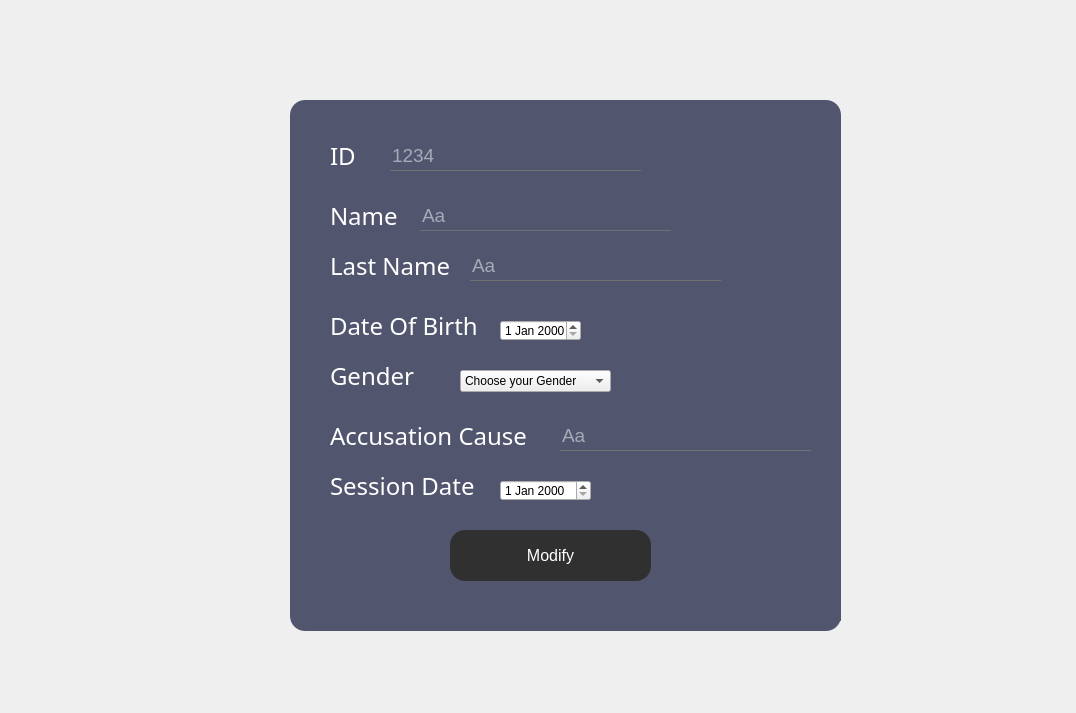
<?xml version="1.0" encoding="UTF-8"?>
<ui version="4.0">
 <class>Modify</class>
 <widget class="QDialog" name="Modify">
  <property name="geometry">
   <rect>
    <x>0</x>
    <y>0</y>
    <width>1076</width>
    <height>713</height>
   </rect>
  </property>
  <property name="windowTitle">
   <string>Dialog</string>
  </property>
  <property name="styleSheet">
   <string notr="true">*{
    background:url(C:/Users/MAHOX/OneDrive/Desktop/Images_projet/HMR.jpg) ;
}</string>
  </property>
  <widget class="QFrame" name="Modify_Accused">
   <property name="geometry">
    <rect>
     <x>290</x>
     <y>100</y>
     <width>551</width>
     <height>531</height>
    </rect>
   </property>
   <property name="styleSheet">
    <string notr="true">QFrame
{
	background:#51556e;
    border-radius:15px;
}</string>
   </property>
   <property name="frameShape">
    <enum>QFrame::StyledPanel</enum>
   </property>
   <property name="frameShadow">
    <enum>QFrame::Raised</enum>
   </property>
   <widget class="QLabel" name="label_8">
    <property name="geometry">
     <rect>
      <x>490</x>
      <y>350</y>
      <width>231</width>
      <height>171</height>
     </rect>
    </property>
    <property name="text">
     <string/>
    </property>
    <property name="pixmap">
     <pixmap>D:/QTprojet/smart court.png</pixmap>
    </property>
    <property name="scaledContents">
     <bool>true</bool>
    </property>
   </widget>
   <widget class="QLabel" name="Mid">
    <property name="geometry">
     <rect>
      <x>40</x>
      <y>30</y>
      <width>111</width>
      <height>51</height>
     </rect>
    </property>
    <property name="styleSheet">
     <string notr="true">*{
    font-family:century gothic;
    font-size:24px;
	color:white;
}

</string>
    </property>
    <property name="text">
     <string>ID</string>
    </property>
   </widget>
   <widget class="QLineEdit" name="Lmid">
    <property name="geometry">
     <rect>
      <x>100</x>
      <y>40</y>
      <width>251</width>
      <height>31</height>
     </rect>
    </property>
    <property name="font">
     <font>
      <pointsize>14</pointsize>
     </font>
    </property>
    <property name="acceptDrops">
     <bool>true</bool>
    </property>
    <property name="styleSheet">
     <string notr="true">*{
background:transparent;
border:none;
color:white;
border-bottom:1px solid #717072;
}</string>
    </property>
    <property name="inputMask">
     <string/>
    </property>
    <property name="text">
     <string/>
    </property>
    <property name="maxLength">
     <number>32767</number>
    </property>
    <property name="echoMode">
     <enum>QLineEdit::Normal</enum>
    </property>
    <property name="placeholderText">
     <string>1234</string>
    </property>
   </widget>
   <widget class="QLabel" name="Mname">
    <property name="geometry">
     <rect>
      <x>40</x>
      <y>90</y>
      <width>111</width>
      <height>51</height>
     </rect>
    </property>
    <property name="styleSheet">
     <string notr="true">*{
    font-family:century gothic;
    font-size:24px;
	color:white;
}

</string>
    </property>
    <property name="text">
     <string>Name</string>
    </property>
   </widget>
   <widget class="QLineEdit" name="Lmname">
    <property name="geometry">
     <rect>
      <x>130</x>
      <y>100</y>
      <width>251</width>
      <height>31</height>
     </rect>
    </property>
    <property name="font">
     <font>
      <pointsize>14</pointsize>
     </font>
    </property>
    <property name="acceptDrops">
     <bool>true</bool>
    </property>
    <property name="styleSheet">
     <string notr="true">*{
background:transparent;
border:none;
color:white;
border-bottom:1px solid #717072;
}</string>
    </property>
    <property name="inputMask">
     <string/>
    </property>
    <property name="text">
     <string/>
    </property>
    <property name="maxLength">
     <number>32767</number>
    </property>
    <property name="echoMode">
     <enum>QLineEdit::Normal</enum>
    </property>
    <property name="placeholderText">
     <string>Aa</string>
    </property>
   </widget>
   <widget class="QLabel" name="Mlastname">
    <property name="geometry">
     <rect>
      <x>40</x>
      <y>140</y>
      <width>141</width>
      <height>51</height>
     </rect>
    </property>
    <property name="styleSheet">
     <string notr="true">*{
    font-family:century gothic;
    font-size:24px;
	color:white;
}

</string>
    </property>
    <property name="text">
     <string>Last Name</string>
    </property>
   </widget>
   <widget class="QLineEdit" name="Lmlastname">
    <property name="geometry">
     <rect>
      <x>180</x>
      <y>150</y>
      <width>251</width>
      <height>31</height>
     </rect>
    </property>
    <property name="font">
     <font>
      <pointsize>14</pointsize>
     </font>
    </property>
    <property name="acceptDrops">
     <bool>true</bool>
    </property>
    <property name="styleSheet">
     <string notr="true">*{
background:transparent;
border:none;
color:white;
border-bottom:1px solid #717072;
}</string>
    </property>
    <property name="inputMask">
     <string/>
    </property>
    <property name="text">
     <string/>
    </property>
    <property name="maxLength">
     <number>32767</number>
    </property>
    <property name="echoMode">
     <enum>QLineEdit::Normal</enum>
    </property>
    <property name="placeholderText">
     <string>Aa</string>
    </property>
   </widget>
   <widget class="QLabel" name="Macc">
    <property name="geometry">
     <rect>
      <x>40</x>
      <y>310</y>
      <width>251</width>
      <height>51</height>
     </rect>
    </property>
    <property name="styleSheet">
     <string notr="true">*{
    font-family:century gothic;
    font-size:24px;
	color:white;
}

</string>
    </property>
    <property name="text">
     <string>Accusation Cause</string>
    </property>
   </widget>
   <widget class="QDateEdit" name="LmDate_B">
    <property name="geometry">
     <rect>
      <x>210</x>
      <y>220</y>
      <width>81</width>
      <height>21</height>
     </rect>
    </property>
   </widget>
   <widget class="QLabel" name="Mdb">
    <property name="geometry">
     <rect>
      <x>40</x>
      <y>200</y>
      <width>161</width>
      <height>51</height>
     </rect>
    </property>
    <property name="styleSheet">
     <string notr="true">*{
    font-family:century gothic;
    font-size:24px;
	color:white;
}

</string>
    </property>
    <property name="text">
     <string>Date Of Birth</string>
    </property>
   </widget>
   <widget class="QLabel" name="Mgender">
    <property name="geometry">
     <rect>
      <x>40</x>
      <y>250</y>
      <width>101</width>
      <height>51</height>
     </rect>
    </property>
    <property name="styleSheet">
     <string notr="true">*{
    font-family:century gothic;
    font-size:24px;
	color:white;
}

</string>
    </property>
    <property name="text">
     <string>Gender</string>
    </property>
   </widget>
   <widget class="QLabel" name="Mds">
    <property name="geometry">
     <rect>
      <x>40</x>
      <y>360</y>
      <width>171</width>
      <height>51</height>
     </rect>
    </property>
    <property name="styleSheet">
     <string notr="true">*{
    font-family:century gothic;
    font-size:24px;
	color:white;
}

</string>
    </property>
    <property name="text">
     <string>Session Date</string>
    </property>
   </widget>
   <widget class="QDateEdit" name="LMDateS">
    <property name="geometry">
     <rect>
      <x>210</x>
      <y>380</y>
      <width>91</width>
      <height>21</height>
     </rect>
    </property>
   </widget>
   <widget class="QLineEdit" name="Lmacc_cause">
    <property name="geometry">
     <rect>
      <x>270</x>
      <y>320</y>
      <width>251</width>
      <height>31</height>
     </rect>
    </property>
    <property name="font">
     <font>
      <pointsize>14</pointsize>
     </font>
    </property>
    <property name="acceptDrops">
     <bool>true</bool>
    </property>
    <property name="styleSheet">
     <string notr="true">*{
background:transparent;
border:none;
color:white;
border-bottom:1px solid #717072;
}</string>
    </property>
    <property name="inputMask">
     <string/>
    </property>
    <property name="text">
     <string/>
    </property>
    <property name="maxLength">
     <number>32767</number>
    </property>
    <property name="echoMode">
     <enum>QLineEdit::Normal</enum>
    </property>
    <property name="placeholderText">
     <string>Aa</string>
    </property>
   </widget>
   <widget class="QComboBox" name="LMgender">
    <property name="geometry">
     <rect>
      <x>170</x>
      <y>270</y>
      <width>151</width>
      <height>22</height>
     </rect>
    </property>
    <item>
     <property name="text">
      <string>Choose your Gender</string>
     </property>
    </item>
    <item>
     <property name="text">
      <string>Male</string>
     </property>
    </item>
    <item>
     <property name="text">
      <string>Female</string>
     </property>
    </item>
   </widget>
   <widget class="QPushButton" name="modify">
    <property name="geometry">
     <rect>
      <x>160</x>
      <y>430</y>
      <width>201</width>
      <height>51</height>
     </rect>
    </property>
    <property name="font">
     <font>
      <pointsize>12</pointsize>
     </font>
    </property>
    <property name="styleSheet">
     <string notr="true">*{
color:white;
border-radius: 15px;
background:#303030;
}

*:hover
{
	color:#303030;
	border-radius:15px;
	background:white
}</string>
    </property>
    <property name="text">
     <string>Modify</string>
    </property>
   </widget>
  </widget>
 </widget>
 <resources/>
 <connections/>
</ui>
